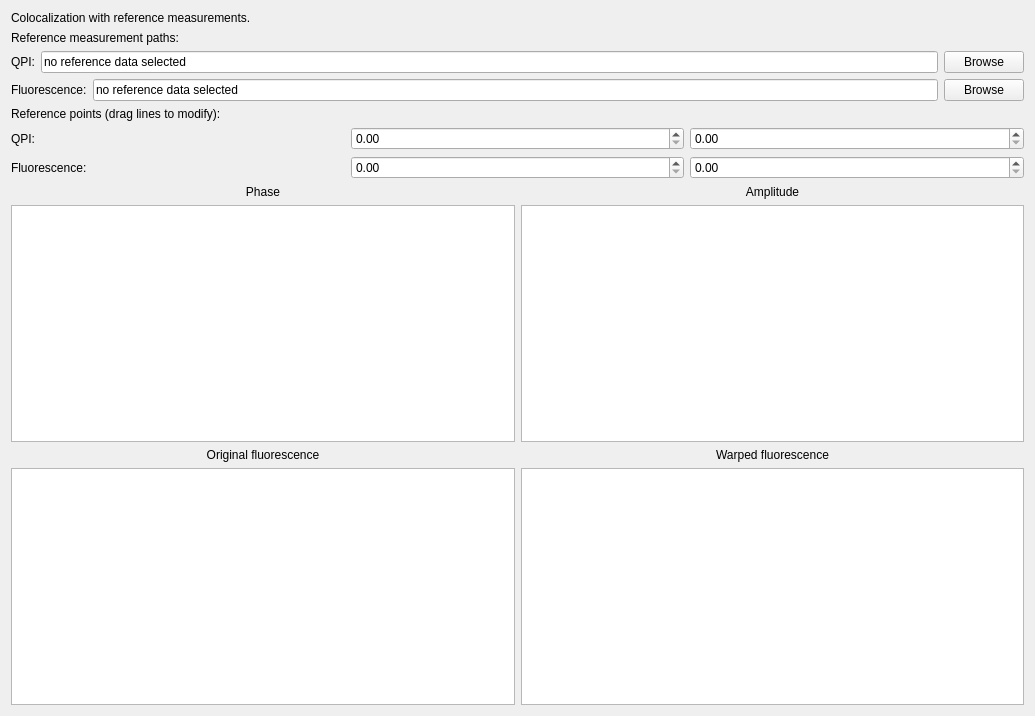
<?xml version="1.0" encoding="UTF-8"?>
<ui version="4.0">
 <class>WizardPage</class>
 <widget class="QWizardPage" name="WizardPage">
  <property name="geometry">
   <rect>
    <x>0</x>
    <y>0</y>
    <width>1035</width>
    <height>716</height>
   </rect>
  </property>
  <property name="windowTitle">
   <string>WizardPage</string>
  </property>
  <layout class="QVBoxLayout" name="verticalLayout">
   <item>
    <widget class="QLabel" name="label">
     <property name="text">
      <string>Colocalization with reference measurements.</string>
     </property>
    </widget>
   </item>
   <item>
    <widget class="QLabel" name="label_9">
     <property name="text">
      <string>Reference measurement paths:</string>
     </property>
    </widget>
   </item>
   <item>
    <layout class="QHBoxLayout" name="horizontalLayout">
     <property name="topMargin">
      <number>0</number>
     </property>
     <item>
      <widget class="QLabel" name="label_6">
       <property name="text">
        <string>QPI:</string>
       </property>
      </widget>
     </item>
     <item>
      <widget class="QLineEdit" name="lineEdit_path_qpi">
       <property name="text">
        <string>no reference data selected</string>
       </property>
       <property name="readOnly">
        <bool>true</bool>
       </property>
      </widget>
     </item>
     <item>
      <widget class="QPushButton" name="pushButton_browse_qpi">
       <property name="text">
        <string>Browse</string>
       </property>
      </widget>
     </item>
    </layout>
   </item>
   <item>
    <layout class="QHBoxLayout" name="horizontalLayout_2">
     <property name="topMargin">
      <number>0</number>
     </property>
     <item>
      <widget class="QLabel" name="label_8">
       <property name="text">
        <string>Fluorescence:</string>
       </property>
      </widget>
     </item>
     <item>
      <widget class="QLineEdit" name="lineEdit_path_fli">
       <property name="text">
        <string>no reference data selected</string>
       </property>
       <property name="readOnly">
        <bool>true</bool>
       </property>
      </widget>
     </item>
     <item>
      <widget class="QPushButton" name="pushButton_browse_fli">
       <property name="text">
        <string>Browse</string>
       </property>
      </widget>
     </item>
    </layout>
   </item>
   <item>
    <widget class="QLabel" name="label_10">
     <property name="text">
      <string>Reference points (drag lines to modify):</string>
     </property>
    </widget>
   </item>
   <item>
    <layout class="QGridLayout" name="gridLayout_2">
     <property name="topMargin">
      <number>0</number>
     </property>
     <item row="0" column="1">
      <widget class="QDoubleSpinBox" name="p_qpx">
       <property name="maximum">
        <double>999999998.000000000000000</double>
       </property>
      </widget>
     </item>
     <item row="1" column="0">
      <widget class="QLabel" name="label_11">
       <property name="text">
        <string>Fluorescence:</string>
       </property>
      </widget>
     </item>
     <item row="0" column="0">
      <widget class="QLabel" name="label_7">
       <property name="text">
        <string>QPI:</string>
       </property>
      </widget>
     </item>
     <item row="1" column="1">
      <widget class="QDoubleSpinBox" name="p_flx">
       <property name="maximum">
        <double>99999999.989999994635582</double>
       </property>
      </widget>
     </item>
     <item row="0" column="2">
      <widget class="QDoubleSpinBox" name="p_qpy">
       <property name="maximum">
        <double>99999999.989999994635582</double>
       </property>
      </widget>
     </item>
     <item row="1" column="2">
      <widget class="QDoubleSpinBox" name="p_fly">
       <property name="maximum">
        <double>9999999.990000000223517</double>
       </property>
      </widget>
     </item>
    </layout>
   </item>
   <item>
    <layout class="QGridLayout" name="gridLayout">
     <item row="1" column="0">
      <widget class="ImageView" name="ImageView_pha"/>
     </item>
     <item row="0" column="1">
      <widget class="QLabel" name="label_3">
       <property name="text">
        <string>Amplitude</string>
       </property>
       <property name="alignment">
        <set>Qt::AlignCenter</set>
       </property>
      </widget>
     </item>
     <item row="1" column="1">
      <widget class="ImageView" name="ImageView_amp"/>
     </item>
     <item row="3" column="1">
      <widget class="ImageView" name="ImageView_fl"/>
     </item>
     <item row="3" column="0">
      <widget class="ImageView" name="ImageView_florig"/>
     </item>
     <item row="0" column="0">
      <widget class="QLabel" name="label_2">
       <property name="text">
        <string>Phase</string>
       </property>
       <property name="alignment">
        <set>Qt::AlignCenter</set>
       </property>
      </widget>
     </item>
     <item row="2" column="0">
      <widget class="QLabel" name="label_4">
       <property name="text">
        <string>Original fluorescence</string>
       </property>
       <property name="alignment">
        <set>Qt::AlignCenter</set>
       </property>
      </widget>
     </item>
     <item row="2" column="1">
      <widget class="QLabel" name="label_5">
       <property name="text">
        <string>Warped fluorescence</string>
       </property>
       <property name="alignment">
        <set>Qt::AlignCenter</set>
       </property>
      </widget>
     </item>
    </layout>
   </item>
  </layout>
 </widget>
 <customwidgets>
  <customwidget>
   <class>ImageView</class>
   <extends>QGraphicsView</extends>
   <header>pyqtgraph</header>
  </customwidget>
 </customwidgets>
 <resources/>
 <connections/>
</ui>
